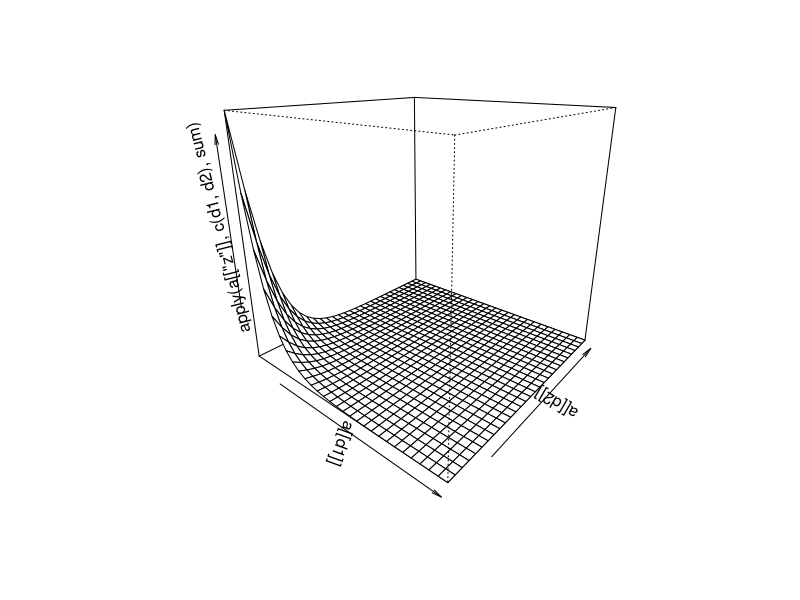
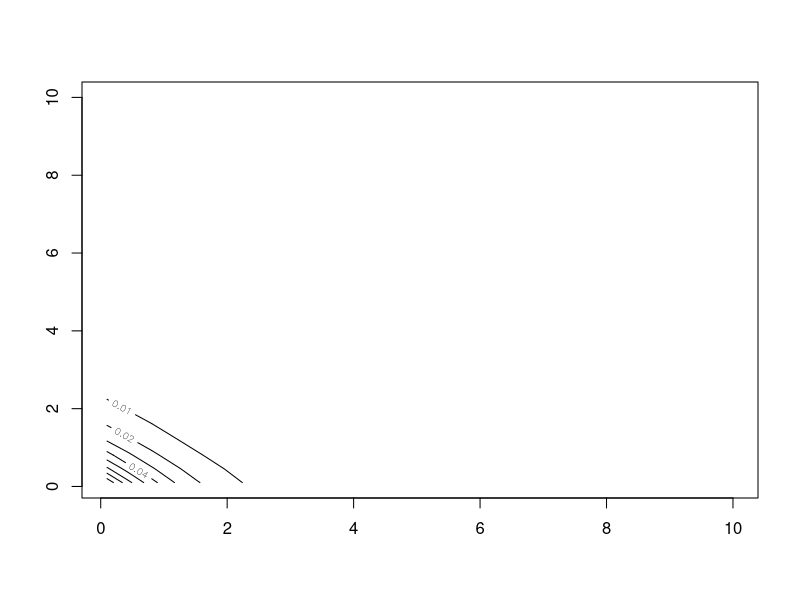
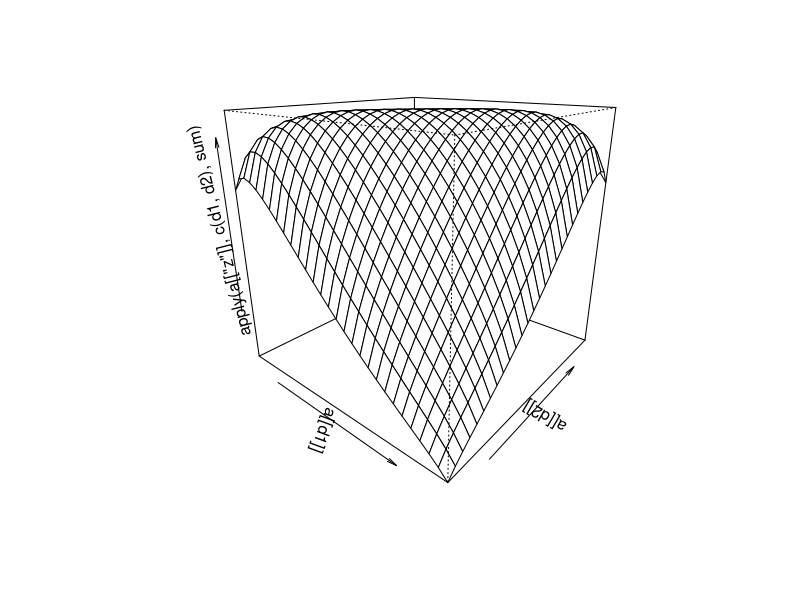
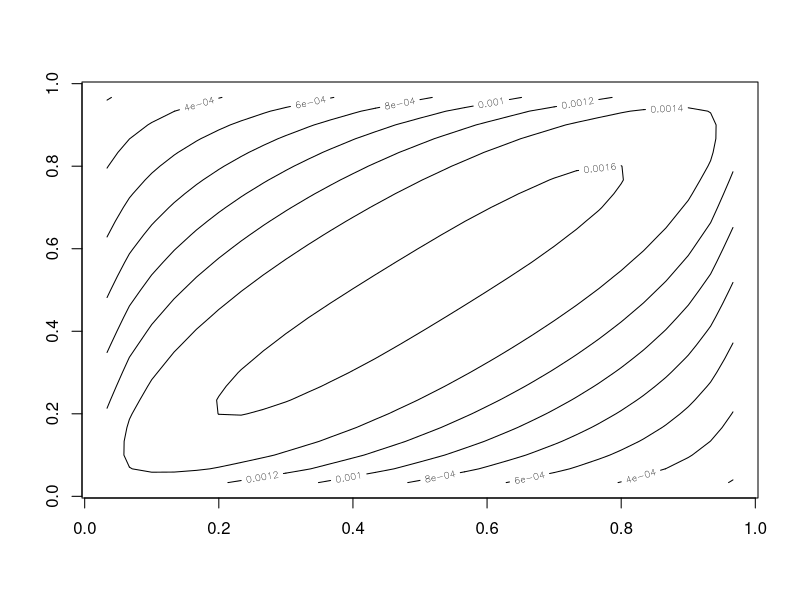
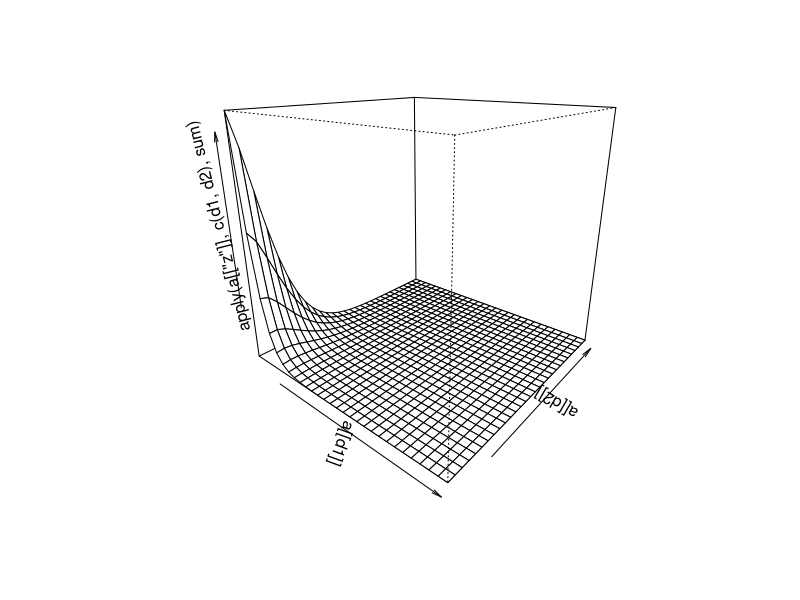
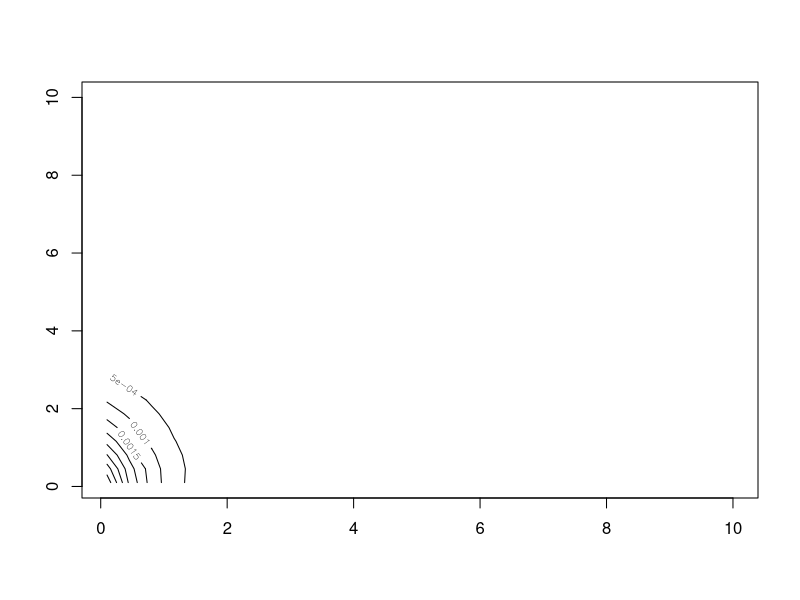
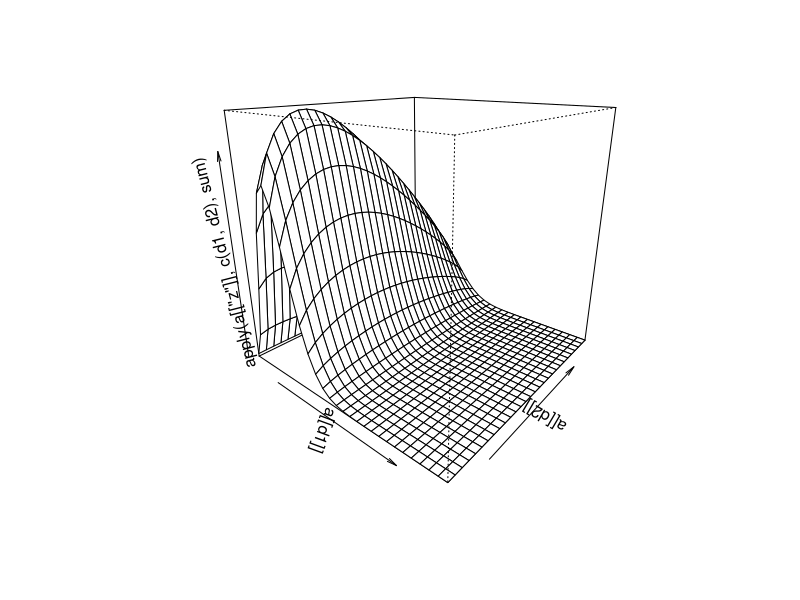
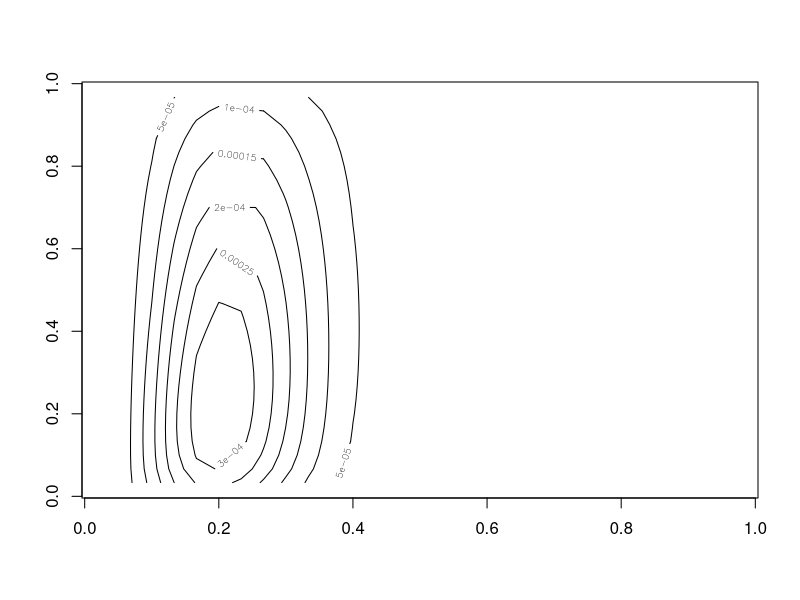

Reproduce these figures in R, in order.
## ---- chunk 1
rm(list=ls())

calculate_gamma_gamma_prior <- function(s0, s1, n) {
  gamma_seq <- seq(s0, s1, length=n)
  beta_seq <- seq(1/(n+1), n/(n+1), length=n)
  z <- array(NA, rep(n,4))
  for (i1 in 1:n) {
    for (i2 in 1:n) {
      for (j1 in 1:n) {
        for (j2 in 1:n) {
          z[i1,i2,j1,j2] <-
            dgamma(gamma_seq[i1], 1) *
            dgamma(gamma_seq[i2], 1) *
            dbeta(beta_seq[j1], 1+gamma_seq[i1], 1+gamma_seq[i2]) *
            dbeta(beta_seq[j2], 1+gamma_seq[i1], 1+gamma_seq[i2])
        }
      }
    }
  }
  cat("\n\nSum = ", round(sum(z),2), ".\n\n")
  z <- z / sum(z)
  a <- list(x1=gamma_seq, x2=gamma_seq, x3=beta_seq, x4=beta_seq, z=z)
  return(a)
}
tst1 <- calculate_gamma_gamma_prior(0.1, 10, 15)

calculate_likelihood <- function(x, n, prior, di) {
  d <- dim(prior$z)
  z <- dbinom(x, n, prior[[di]])
  a <- 
    list (x1=rep(1, d[1]), 
          x2=rep(1, d[2]),
          x3=rep(1, d[3]),
          x4=rep(1, d[4]))
  a[[di]] <- z                       
  return(a)
}
tst2 <- calculate_likelihood( 4, 20, tst1, 3)
tst3 <- calculate_likelihood(54, 60, tst1, 4)

calculate_posterior <- function(prior, li) {
  a <- prior
  a[["z"]] <- prior$z*outer(outer(outer(li$x1, li$x2), li$x3), li$x4)
  return(a)
}
tst4 <- calculate_posterior(tst1, tst2)
tst5 <- calculate_posterior(tst1, tst3)

gamma_gamma_prior <- calculate_gamma_gamma_prior(0.1, 10, 29)
prior_likelihood <- calculate_likelihood(4, 20, gamma_gamma_prior, 3)
nice_likelihood  <- calculate_likelihood(18, 60, gamma_gamma_prior, 4)
nasty_likelihood <- calculate_likelihood(54, 60, gamma_gamma_prior,4)
partial_posterior <- calculate_posterior(gamma_gamma_prior, prior_likelihood)
nice_posterior <- calculate_posterior(partial_posterior, nice_likelihood)
nasty_posterior <- calculate_posterior(partial_posterior, nasty_likelihood)

## ---- chunk 2

draw_surface <- function(d1, d2, a) {
  persp(x=a[[d1]], y=a[[d2]], z=apply(a[["z"]], c(d1,d2), sum), theta=40, phi=20)
  contour(x=a[[d1]], y=a[[d2]], z=apply(a[["z"]], c(d1,d2), sum))
}

draw_surface(1, 2, gamma_gamma_prior)
draw_surface(3, 4, gamma_gamma_prior)
draw_surface(1, 2, partial_posterior)
draw_surface(3, 4, partial_posterior)
draw_surface(1, 2, nice_posterior)
draw_surface(3, 4, nice_posterior)
draw_surface(1, 2, nasty_posterior)
draw_surface(3, 4, nasty_posterior)
## ---- chunk 3

calculate_beta_gamma_prior <- function(g0, g1, ng, nb) {
  gamma_seq <- seq(g0, g1, length=ng)
  beta_seq <- seq(1/(nb+1), nb/(nb+1), length=nb)
  z <- array(NA, c(nb,ng, nb, nb))
  for (i1 in 1:nb) {
    for (i2 in 1:ng) {
      for (j1 in 1:nb) {
        for (j2 in 1:nb) {
          alpha_h <- gamma_seq[i2]*beta_seq[i1]
          beta_h  <- gamma_seq[i2]*(1-beta_seq[i1])
          z[i1,i2,j1,j2] <-
            dbeta(beta_seq[i1], 1, 1) *
            dgamma(gamma_seq[i2], 2) *
            dbeta(beta_seq[j1], 1+gamma_seq[i1], 1+gamma_seq[i2]) *
            dbeta(beta_seq[j2], 1+gamma_seq[i1], 1+gamma_seq[i2])
        }
      }
    }
  }
  cat("\n\nSum = ", round(sum(z),2), ".\n\n")
  z <- z / sum(z)
  a <- list(x1=beta_seq, x2=gamma_seq, x3=beta_seq, x4=beta_seq, z=z)
  return(a)
}
tst1 <- calculate_beta_gamma_prior(0.1, 20, 50, 15)
tst2 <- calculate_likelihood( 4, 20, tst1, 3)
tst3 <- calculate_posterior(tst1, tst2)
tst4 <- calculate_likelihood(54, 60, tst1, 4)
tst5 <- calculate_posterior(tst3, tst4)

beta_gamma_prior <- calculate_beta_gamma_prior(0.1, 20, 50, 15)
prior_likelihood <- calculate_likelihood(4, 20, beta_gamma_prior, 3)
nice_likelihood  <- calculate_likelihood(18, 60, beta_gamma_prior, 4)
nasty_likelihood <- calculate_likelihood(54, 60, beta_gamma_prior,4)
partial_posterior <- calculate_posterior(beta_gamma_prior, prior_likelihood)
nice_posterior <- calculate_posterior(partial_posterior, nice_likelihood)
nasty_posterior <- calculate_posterior(partial_posterior, nasty_likelihood)
## ---- chunk 4
draw_surface(1, 2, beta_gamma_prior)
draw_surface(3, 4, beta_gamma_prior)
draw_surface(1, 2, partial_posterior)
draw_surface(3, 4, partial_posterior)
draw_surface(1, 2, nice_posterior)
draw_surface(3, 4, nice_posterior)
draw_surface(1, 2, nasty_posterior)
draw_surface(3, 4, nasty_posterior)
## ---- chunk 5

calculate_beta_pareto_prior <- function(nb) {
  beta_seq <- seq(1/(nb+1), nb/(nb+1), length=nb)
  z <- array(NA, c(nb,nb, nb, nb))
  for (i1 in 1:nb) {
    for (i2 in 1:nb) {
      for (j1 in 1:nb) {
        for (j2 in 1:nb) {
          alpha_h <-    beta_seq[i1]  / beta_seq[i2]
          beta_h  <- (1-beta_seq[i1]) / beta_seq[i2]
          z[i1,i2,j1,j2] <-
            dbeta(beta_seq[i1], 1, 1) *
            dbeta(beta_seq[i2], 1, 1) *
            dbeta(beta_seq[j1], alpha_h, beta_h) *
            dbeta(beta_seq[j2], alpha_h, beta_h)
        }
      }
    }
  }
  cat("\n\nSum = ", round(sum(z),2), ".\n\n")
  z <- z / sum(z)
  a <- list(x1=beta_seq, x2=beta_seq, x3=beta_seq, x4=beta_seq, z=z)
  return(a)
}
tst1 <- calculate_beta_pareto_prior(9)
tst2 <- calculate_likelihood( 4, 20, tst1, 3)
tst3 <- calculate_posterior(tst1, tst2)
tst4 <- calculate_likelihood(54, 60, tst1, 4)
tst5 <- calculate_posterior(tst3, tst4)

beta_pareto_prior <- calculate_beta_pareto_prior(20)
prior_likelihood <- calculate_likelihood(4, 20, beta_pareto_prior, 3)
nice_likelihood  <- calculate_likelihood(18, 60, beta_pareto_prior, 4)
nasty_likelihood <- calculate_likelihood(54, 60, beta_pareto_prior,4)
partial_posterior <- calculate_posterior(beta_pareto_prior, prior_likelihood)
nice_posterior <- calculate_posterior(partial_posterior, nice_likelihood)
nasty_posterior <- calculate_posterior(partial_posterior, nasty_likelihood)
## ---- chunk 6
draw_surface(1, 2, beta_pareto_prior)
draw_surface(3, 4, beta_pareto_prior)
draw_surface(1, 2, partial_posterior)
draw_surface(3, 4, partial_posterior)
draw_surface(1, 2, nice_posterior)
draw_surface(3, 4, nice_posterior)
draw_surface(1, 2, nasty_posterior)
draw_surface(3, 4, nasty_posterior)
## ---- chunk 7
save.image("hierarchical-prior.RData")
